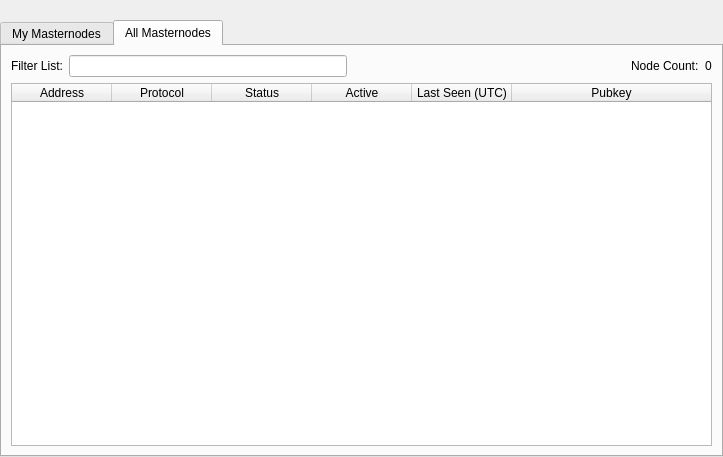
<?xml version="1.0" encoding="UTF-8"?>
<ui version="4.0">
 <class>MasternodeList</class>
 <widget class="QWidget" name="MasternodeList">
  <property name="geometry">
   <rect>
    <x>0</x>
    <y>0</y>
    <width>723</width>
    <height>457</height>
   </rect>
  </property>
  <property name="windowTitle">
   <string>Form</string>
  </property>
  <layout class="QVBoxLayout" name="topLayout">
   <property name="margin">
    <number>0</number>
   </property>
   <item>
    <layout class="QVBoxLayout" name="verticalLayout">
     <property name="bottomMargin">
      <number>0</number>
     </property>
     <item>
      <spacer name="horizontalSpacer0">
       <property name="orientation">
        <enum>Qt::Horizontal</enum>
       </property>
       <property name="sizeHint" stdset="0">
        <size>
         <width>40</width>
         <height>20</height>
        </size>
       </property>
      </spacer>
     </item>
     <item>
      <widget class="QTabWidget" name="tabWidget">
       <property name="currentIndex">
        <number>1</number>
       </property>
       <widget class="QWidget" name="tabMyMasternodes">
        <attribute name="title">
         <string>My Masternodes</string>
        </attribute>
        <layout class="QGridLayout" name="gridLayout_2">
         <item row="0" column="0">
          <layout class="QVBoxLayout" name="verticalLayout_2">
           <property name="bottomMargin">
            <number>0</number>
           </property>
           <item>
            <layout class="QHBoxLayout" name="horizontalLayout_note">
             <property name="bottomMargin">
              <number>0</number>
             </property>
             <item>
              <widget class="QLabel" name="updateNote">
               <property name="text">
                <string>Note: The status of your masternodes in the local wallet can potentially be slightly incorrect.&lt;br /&gt;Always wait for the wallet to sync additional data and then double check from another node&lt;br /&gt;if your node should be running but you still see &quot;MISSING&quot; in &quot;Status&quot; field.</string>
               </property>
              </widget>
             </item>
            </layout>
           </item>
           <item>
            <widget class="QTableWidget" name="tableWidgetMyMasternodes">
             <property name="minimumSize">
              <size>
               <width>695</width>
               <height>0</height>
              </size>
             </property>
             <property name="editTriggers">
              <set>QAbstractItemView::NoEditTriggers</set>
             </property>
             <property name="alternatingRowColors">
              <bool>true</bool>
             </property>
             <property name="selectionMode">
              <enum>QAbstractItemView::SingleSelection</enum>
             </property>
             <property name="selectionBehavior">
              <enum>QAbstractItemView::SelectRows</enum>
             </property>
             <property name="sortingEnabled">
              <bool>true</bool>
             </property>
             <attribute name="horizontalHeaderStretchLastSection">
              <bool>true</bool>
             </attribute>
             <column>
              <property name="text">
               <string>Alias</string>
              </property>
             </column>
             <column>
              <property name="text">
               <string>Address</string>
              </property>
             </column>
             <column>
              <property name="text">
               <string>Protocol</string>
              </property>
             </column>
             <column>
              <property name="text">
               <string>Status</string>
              </property>
             </column>
             <column>
              <property name="text">
               <string>Active</string>
              </property>
             </column>
             <column>
              <property name="text">
               <string>Last Seen (UTC)</string>
              </property>
             </column>
             <column>
              <property name="text">
               <string>Pubkey</string>
              </property>
             </column>
            </widget>
           </item>
           <item>
            <layout class="QHBoxLayout" name="horizontalLayout_5">
             <property name="bottomMargin">
              <number>0</number>
             </property>
             <item>
              <widget class="QPushButton" name="startButton">
               <property name="text">
                <string>S&amp;tart alias</string>
               </property>
              </widget>
             </item>
             <item>
              <widget class="QPushButton" name="startAllButton">
               <property name="text">
                <string>Start &amp;all</string>
               </property>
              </widget>
             </item>
             <item>
              <widget class="QPushButton" name="startMissingButton">
               <property name="text">
                <string>Start &amp;MISSING</string>
               </property>
              </widget>
             </item>
             <item>
              <widget class="QPushButton" name="UpdateButton">
               <property name="text">
                <string>&amp;Update status</string>
               </property>
              </widget>
             </item>
             <item>
              <widget class="QLabel" name="autoupdate_label">
               <property name="text">
                <string>Status will be updated automatically in (sec):</string>
               </property>
              </widget>
             </item>
             <item>
              <widget class="QLabel" name="secondsLabel">
               <property name="text">
                <string>0</string>
               </property>
              </widget>
             </item>
             <item>
              <spacer name="horizontalSpacer_5">
               <property name="orientation">
                <enum>Qt::Horizontal</enum>
               </property>
               <property name="sizeHint" stdset="0">
                <size>
                 <width>40</width>
                 <height>20</height>
                </size>
               </property>
              </spacer>
             </item>
            </layout>
           </item>
          </layout>
         </item>
        </layout>
       </widget>
       <widget class="QWidget" name="tabAllMasternodes">
        <attribute name="title">
         <string>All Masternodes</string>
        </attribute>
        <layout class="QGridLayout" name="gridLayout">
         <item row="1" column="0">
          <widget class="QTableWidget" name="tableWidgetMasternodes">
           <property name="editTriggers">
            <set>QAbstractItemView::NoEditTriggers</set>
           </property>
           <property name="alternatingRowColors">
            <bool>true</bool>
           </property>
           <property name="selectionBehavior">
            <enum>QAbstractItemView::SelectRows</enum>
           </property>
           <property name="sortingEnabled">
            <bool>true</bool>
           </property>
           <attribute name="horizontalHeaderStretchLastSection">
            <bool>true</bool>
           </attribute>
           <column>
            <property name="text">
             <string>Address</string>
            </property>
           </column>
           <column>
            <property name="text">
             <string>Protocol</string>
            </property>
           </column>
           <column>
            <property name="text">
             <string>Status</string>
            </property>
           </column>
           <column>
            <property name="text">
             <string>Active</string>
            </property>
           </column>
           <column>
            <property name="text">
             <string>Last Seen (UTC)</string>
            </property>
           </column>
           <column>
            <property name="text">
             <string>Pubkey</string>
            </property>
           </column>
          </widget>
         </item>
         <item row="0" column="0">
          <layout class="QHBoxLayout" name="horizontalLayout_3">
           <property name="bottomMargin">
            <number>0</number>
           </property>
           <item>
            <widget class="QLabel" name="label_filter">
             <property name="text">
              <string>Filter List:</string>
             </property>
            </widget>
           </item>
           <item>
            <widget class="QLineEdit" name="filterLineEdit">
             <property name="toolTip">
              <string>Filter masternode list</string>
             </property>
            </widget>
           </item>
           <item>
            <spacer name="horizontalSpacer_3">
             <property name="orientation">
              <enum>Qt::Horizontal</enum>
             </property>
             <property name="sizeHint" stdset="0">
              <size>
               <width>10</width>
               <height>20</height>
              </size>
             </property>
            </spacer>
           </item>
           <item>
            <widget class="QLabel" name="label_count">
             <property name="text">
              <string>Node Count:</string>
             </property>
            </widget>
           </item>
           <item>
            <widget class="QLabel" name="countLabel">
             <property name="text">
              <string>0</string>
             </property>
            </widget>
           </item>
          </layout>
         </item>
        </layout>
       </widget>
      </widget>
     </item>
    </layout>
   </item>
  </layout>
 </widget>
 <resources/>
 <connections/>
</ui>
